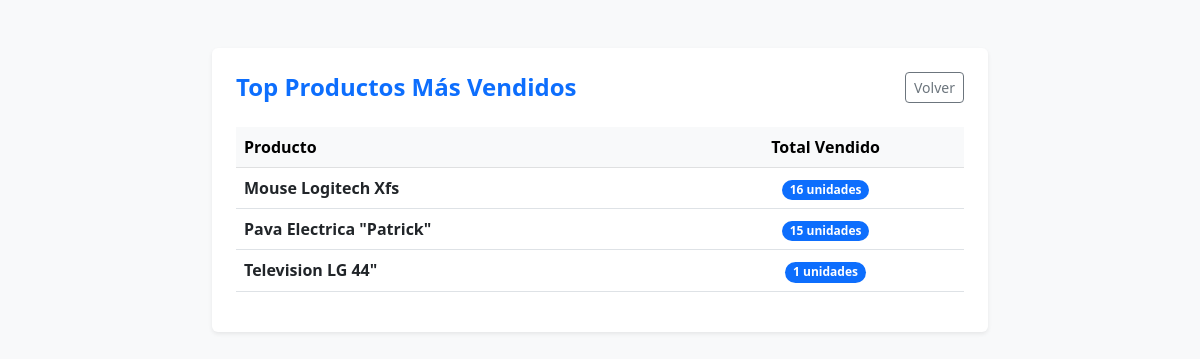
/inventario/productos/top/ (signed in), run on the app's committed database.
### inventario/models.py (models this page shows, shortened)
class Producto(models.Model):
    nombre = models.CharField(max_length=100)
    categoria = models.ForeignKey(Categoria, on_delete=models.PROTECT, related_name='productos', null=True, blank=True)
    cantidad = models.IntegerField(default=0)  # Representa el Stock
    precio = models.DecimalField(max_digits=10, decimal_places=2)
    costo = models.DecimalField(max_digits=10, decimal_places=2, default=0.00)
    activo = models.BooleanField(default=True)

### inventario/views.py (the view)
# urls.py: path('productos/top/', ProductosMasVendidosView.as_view(), name='productos_top'),
class ProductosMasVendidosView(LoginRequiredMixin, AdminOrOperadorMixin, ListView):
    model = Producto
    template_name = 'inventario/productos_mas_vendidos.html'
    context_object_name = 'productos'
    def get_queryset(self):
        return InventarioService.obtener_productos_mas_vendidos(limite=10)

### inventario/services.py (called while the page is built)
    @staticmethod
    def obtener_productos_mas_vendidos(limite=5):
        return Producto.objects.annotate(
            total_vendido=Sum('detalleventa__cantidad')
        ).filter(
            total_vendido__gt=0
        ).order_by('-total_vendido')[:limite]

### inventario/views.py (called while the page is built)
    def test_func(self):
        user = self.request.user
        return user.is_superuser or user.groups.filter(name__in=['Admin', 'Operador']).exists()

### inventario/templates/inventario/productos_mas_vendidos.html (shortened to what this page needs)
<!DOCTYPE html>
<html lang="es">
<head>
    <link href="https://cdn.jsdelivr.net/npm/bootstrap@5.3.0/dist/css/bootstrap.min.css" rel="stylesheet">
</head>
<body class="bg-light py-5">
    <div class="container" style="max-width: 800px;">
        <div class="card p-4 shadow-sm border-0">
            <div class="d-flex justify-content-between align-items-center mb-4">
                <h4 class="fw-bold text-primary m-0">Top Productos Más Vendidos</h4>
                <a href="{% url 'inventario:dashboard' %}" class="btn btn-outline-secondary btn-sm">Volver</a>
            </div>
            <table class="table table-hover align-middle">
                <thead class="table-light">
                    <tr>
                        <th>Producto</th>
                        <th class="text-center">Total Vendido</th>
                    </tr>
                </thead>
                <tbody>
                    {% for p in productos %}
                    <tr>
                        <td class="fw-bold">{{ p.nombre }}</td>
                        <td class="text-center">
                            <span class="badge bg-primary rounded-pill">{{ p.total_vendido }} unidades</span>
                        </td>
                    </tr>
                    {% empty %}
                    <tr>
                        <td colspan="2" class="text-center text-muted">Aún no hay ventas registradas.</td>
                    </tr>
                    {% endfor %}
                </tbody>
            </table>
        </div>
    </div>
</body>
</html>

### data on the page
Producto: nombre "Mouse Logitech Xfs", total_vendido "16"
Producto: nombre "Pava Electrica \"Patrick\"", total_vendido "15"
Producto: nombre "Television LG 44\"", total_vendido "1"
